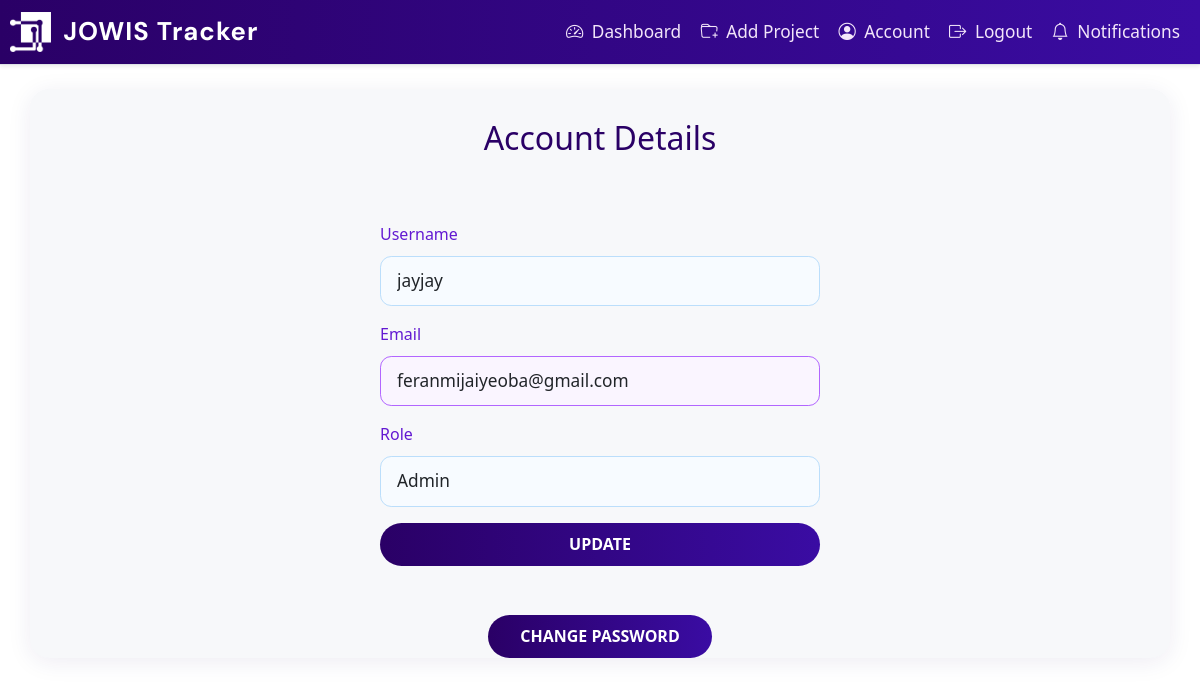
Page /account (signed in) on the committed database.
### app/dbmodels.py (models this page shows, shortened)
class User(db.Model, UserMixin):
    id = db.Column(db.Integer, primary_key=True)
    username = db.Column(db.String(150), unique=True, nullable=False)
    email = db.Column(db.String(150), unique=True, nullable=False)
    password_hash = db.Column(db.String(150), nullable=False)
    tasks = db.relationship("Task", backref="assigned_to", cascade='all, delete-orphan',passive_deletes=True)
    role = db.Column(db.String(50), nullable=False, default="employee") # or admin
    must_change_password = db.Column(db.Boolean, default=True)
    projects = db.relationship(
        'Project',
        secondary=project_users,
        back_populates='users'
    )
    reset_code = db.Column(db.String(8), nullable=True)
    reset_code_expiry = db.Column(db.DateTime, nullable=True)

### app/routes.py (the view, shortened to what this page needs)
@main.route('/account', methods=['GET', 'POST'])
@login_required
def account():
    return render_template('account.html')

### app/__init__.py (called while the page is built)
def create_app():
    app= Flask(__name__)
    app.config.from_object("config.Config") # load app config from config.py
    db.init_app(app)
    migrate.init_app(app, db)
    login_manager.init_app(app)
    mail.init_app(app)
    scheduler.init_app(app)
    scheduler.start()
    from . import jobs  # <-- Import jobs to register them
    from .admin import init_admin
    init_admin(app)
    login_manager.login_view = "main.login"
    login_manager.login_message_category ="info"
    from .dbmodels import User
    @login_manager.user_loader
    def load_user(user_id):
        return User.query.get(int(user_id))
    from .routes import main
    app.register_blueprint(main)
    @app.errorhandler(403)
    def forbidden(e):
        return render_template("403.html"), 403
    return app

### app/templates/account.html
{% extends "base.html" %}
{% block content %}
<div class="row justify-content-center">
  <div class="col-md-6">
    <h2 class="mb-4 text-center">Account Details</h2>
    <form method="POST">
      <div class="mb-3">
        <label class="form-label">Username</label>
        <input class="form-control" type="text" name="username" value="{{ current_user.username }}">
      </div>
      <div class="mb-3">
        <label class="form-label">Email</label>
        <input class="form-control" type="email" name="email" value="{{ current_user.email }}">
      </div>
      <div class="mb-3">
        <label class="form-label">Role</label>
        <input class="form-control" type="text" value="{{ current_user.role|capitalize }}" readonly>
      </div>
      <button type="submit" class="btn btn-primary w-100">Update</button>
    </form>
    <div class="mt-4 text-center">
      <a href="{{ url_for('main.change_password') }}" class="btn btn-outline-secondary">Change Password</a>
    </div>
  </div>
</div>
{% endblock %}

### app/static/style.css (style rules this page uses)
body { background: #fff !important; font-family: "Segoe UI", Tahoma, Geneva, Verdana, sans-serif; color: #333; margin: 0; padding: 0; }
.btn, input[type="submit"], .submit, .btn-primary, .btn-outline-primary, .button { background: linear-gradient(90deg, #2a0066 0%, #3a0ca3 100%); color: #fff !important; border: none; transition: background 0.2s; }
body, body.bg-light, body.bg-gradient, body.bg-purple, body.bg-pink { background: #fff !important; }
h2, .signup-container h2 { color: #2a0066; text-align: center; margin-bottom: 30px; }
h2 { text-align: center; margin-bottom: 20px; color: #333; }
input[type="text"], input[type="password"] { width: 100%; padding: 12px 15px; margin: 10px 0; border: 1px solid #ccc; border-radius: 6px; box-sizing: border-box; }
body { font-family: "Segoe UI", Tahoma, Geneva, Verdana, sans-serif; background-color: #f0f2f5; margin: 0; }
form { width: 350px; }
h2 { margin-bottom: 25px; color: #333; }
label { display: block; margin-top: 15px; margin-bottom: 5px; color: #555; font-weight: bold; }
input[type="text"], input[type="email"], input[type="password"] { width: 100%; padding: 12px 15px; margin: 10px 0; border: 1px solid #ccc; border-radius: 6px; box-sizing: border-box; }
a { color: #007bff; text-decoration: none; }
body { background-color: #f2f2f2; font-family: Arial, sans-serif; margin: 0; }
body { background-color: #f4f6f8; font-family: "Segoe UI", Tahoma, Geneva, Verdana, sans-serif; color: #333; margin: 0; padding: 0; }
h2 { text-align: center; margin-bottom: 30px; color: #2c3e50; }
label { font-weight: bold; margin-bottom: 8px; display: block; }
input[type="text"], input[type="datetime"], input[type="checkbox"], textarea, select { width: 100%; padding: 10px 12px; border: 1px solid #ccc; border-radius: 8px; box-sizing: border-box; transition: 0.3s ease; }
body { font-family: "Segoe UI", Tahoma, Geneva, Verdana, sans-serif; background-color: #f4f6f8; margin: 0; }
h2 { text-align: center; color: #333; margin-top: 30px; }
form { padding: 25px 30px; border-radius: 10px; box-shadow: 0 4px 10px none; width: 100%; max-width: 500px; margin: 20px auto; }
label { display: block; margin-bottom: 8px; color: #555; font-weight: 500; }
input[type="text"], textarea { width: 100%; padding: 10px 12px; margin-bottom: 20px; border: 1px solid #9932cc; border-radius: 6px; font-size: 16px; transition: border-color 0.3s ease; }
.btn-primary, .btn-outline-primary { background: linear-gradient(90deg, #ad19d2 0%, #9042f5 100%); border: none; color: #fff; font-weight: 500; transition: background 0.2s; }
.btn-outline-secondary, .btn-outline-success { border-radius: 2em; font-weight: 500; }
body { background: linear-gradient(120deg, #e3e6fd 0%, #cebbfb 100%); }
form label, .form-label { color: #6319d2; font-weight: 500; margin-bottom: 0.3rem; }
form input[type="text"], form input[type="datetime-local"], form textarea, form select, .form-control { border-radius: 0.7rem; border: 1px solid #bbdefb; background: #f7fbff; padding: 0.7rem 1rem; font-size: 1.08rem; margin-bottom: 1rem; transition: border 0.2s; }
.btn, input[type="submit"] { border-radius: 2em; font-weight: 600; padding: 0.6em 2em; background: linear-gradient(90deg, #5d19d2 0%, #7842f5 100%); color: #fff; border: none; transition: background 0.2s; }

### app/static/custom.css (style rules this page uses)
body { background: #fff !important; font-family: "Segoe UI", Tahoma, Geneva, Verdana, sans-serif; color: #333; margin: 0; padding: 0; }
.btn, input[type="submit"], .submit, .btn-primary, .btn-outline-primary, .button { background: linear-gradient(90deg, #2a0066 0%, #3a0ca3 100%); color: #fff !important; border: none; transition: background 0.2s; }
body, body.bg-light, body.bg-gradient, body.bg-purple, body.bg-pink { background: #fff !important; }
h2, .signup-container h2 { color: #2a0066; text-align: center; margin-bottom: 30px; }
input[type="text"], input[type="email"], input[type="password"], input[type="datetime-local"], textarea, select, .form-control { border-radius: 0.7rem; border: 1px solid #b266ff; background: #faf5ff; padding: 0.7rem 1rem; font-size: 1.08rem; margin-bottom: 1rem; transition: border 0.2s; }
.btn, input[type="submit"], .submit, .btn-primary, .btn-outline-primary, .button { background: linear-gradient(90deg, #2a0066 0%, #3a0ca3 100%); color: #fff !important; border: none; transition: background 0.2s; font-size: 16px; text-transform: uppercase; cursor: pointer; }

### rows in the picture
User: username "jayjay", email "feranmijaiyeoba@gmail.com", role "Admin"
